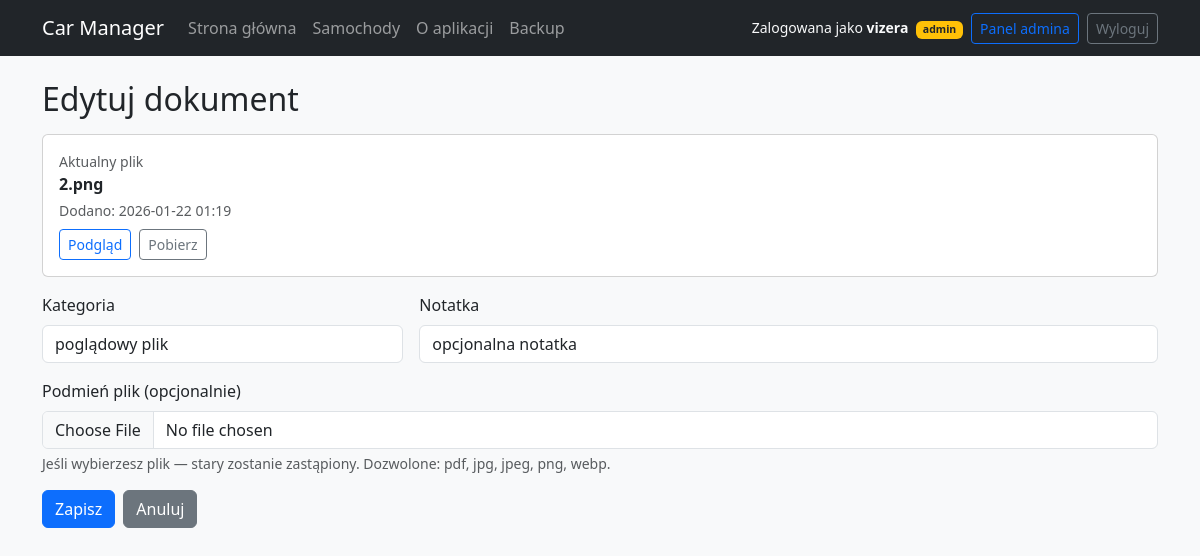
The app's page /documents/1/edit (signed in) with its own data.
### car_manager/models.py (models this page shows, shortened)
class User(db.Model, UserMixin):
    id = db.Column(db.Integer, primary_key=True)
    username = db.Column(db.String(64), unique=True, nullable=False, index=True)
    email = db.Column(db.String(255), unique=True, index=True, nullable=True)
    password_hash = db.Column(db.String(255), nullable=False)
    is_admin = db.Column(db.Boolean, default=False, nullable=False)
    is_active = db.Column(db.Boolean, default=True, nullable=False)
    created_at = db.Column(db.DateTime, default=datetime.utcnow, nullable=False)
    cars = db.relationship("Car", secondary=car_owners, back_populates="owners")

class Document(db.Model):
    id = db.Column(db.Integer, primary_key=True)
    car_id = db.Column(db.Integer, db.ForeignKey("car.id"), nullable=False, index=True)
    uploaded_at = db.Column(db.DateTime, default=datetime.utcnow, nullable=False)
    stored_name = db.Column(db.String(255), nullable=False)
    original_name = db.Column(db.String(255), nullable=False)
    category = db.Column(db.String(64))
    note = db.Column(db.String(255))
    car = db.relationship(
        "Car",
        backref=db.backref("documents", lazy="dynamic", cascade="all, delete-orphan"),
    )

### car_manager/routes_documents.py (the view, shortened to what this page needs)
    @app.route("/documents/<int:doc_id>/edit", methods=["GET", "POST"])
    def document_edit(doc_id):
        doc = Document.query.get_or_404(doc_id)
        return render_template("document_form.html", doc=doc)

### car_manager/models.py (called while the page is built)
@login_manager.user_loader
def load_user(user_id: str):
    try:
        return User.query.get(int(user_id))
    except Exception:
        return None

### templates/document_form.html (shortened to what this page needs)
{% extends "base.html" %}
{% block content %}
<h2 class="mb-3">Edytuj dokument</h2>
<div class="card p-3 mb-3">
  <div class="small text-muted">Aktualny plik</div>
  <div class="fw-semibold">{{ doc.original_name }}</div>
  <div class="small text-muted mt-1">
    Dodano: {{ doc.uploaded_at.strftime('%Y-%m-%d %H:%M') }}
  </div>
  <div class="mt-2 d-flex gap-2 flex-wrap">
    <a class="btn btn-sm btn-outline-primary" target="_blank"
       href="{{ url_for('document_view', doc_id=doc.id) }}">Podgląd</a>
    <a class="btn btn-sm btn-outline-secondary"
       href="{{ url_for('document_download', doc_id=doc.id) }}">Pobierz</a>
  </div>
</div>
<form method="post" enctype="multipart/form-data" class="row g-3">
  <div class="col-md-4">
    <label class="form-label">Kategoria</label>
    <input name="category" class="form-control" value="{{ doc.category or '' }}" placeholder="np. OC, Faktura">
  </div>
  <div class="col-md-8">
    <label class="form-label">Notatka</label>
    <input name="note" class="form-control" value="{{ doc.note or '' }}" placeholder="opcjonalnie">
  </div>
  <div class="col-12">
    <label class="form-label">Podmień plik (opcjonalnie)</label>
    <input type="file" name="file" class="form-control" accept=".pdf,image/*">
    <div class="form-text">Jeśli wybierzesz plik — stary zostanie zastąpiony. Dozwolone: pdf, jpg, jpeg, png, webp.</div>
  </div>
  <div class="col-12 d-flex gap-2">
    <button class="btn btn-primary">Zapisz</button>
    <a class="btn btn-secondary" href="{{ url_for('car_detail', car_id=doc.car_id) }}">Anuluj</a>
  </div>
</form>
{% endblock %}

### templates/base.html (shortened to what this page needs)
<!doctype html>
<html lang="pl">
<head>
  <link rel="stylesheet" href="https://cdn.jsdelivr.net/npm/bootstrap@5.3.3/dist/css/bootstrap.min.css">
</head>
<body class="bg-light">
  <nav class="navbar navbar-expand-lg navbar-dark bg-dark mb-4">
    <div class="container">
      <a class="navbar-brand" href="{{ url_for('dashboard') }}">Car Manager</a>
      <div class="collapse navbar-collapse" id="mainNav">
        <ul class="navbar-nav me-auto mb-2 mb-lg-0">
          <li class="nav-item">
            <a class="nav-link" href="{{ url_for('dashboard') }}">Strona główna</a>
          </li>
          <li class="nav-item">
            <a class="nav-link" href="{{ url_for('list_cars') }}">Samochody</a>
          </li>
          <li class="nav-item">
            <a class="nav-link" href="{{ url_for('about') }}">O aplikacji</a>
          </li>
          {% if current_user.is_authenticated and current_user.is_admin %}
          <li class="nav-item">
            <a class="nav-link" href="{{ url_for('backup_page') }}">Backup</a>
          </li>
          {% endif %}
        </ul>
        <div class="d-flex align-items-center gap-2">
          {% if current_user.is_authenticated %}
            <span class="text-light small">
              Zalogowana jako <b>{{ current_user.username }}</b>
              {% if current_user.is_admin %}
                <span class="badge bg-warning text-dark ms-1">admin</span>
              {% endif %}
            </span>
            {% if current_user.is_admin %}
              <a class="btn btn-sm btn-outline-primary" href="{{ url_for('admin_users') }}">
                Panel admina
              </a>
            {% endif %}
            <a class="btn btn-sm btn-outline-secondary" href="{{ url_for('logout') }}">
              Wyloguj
            </a>
          {% else %}
            <a class="btn btn-sm btn-primary" href="{{ url_for('login') }}">
              Zaloguj
            </a>
          {% endif %}
        </div>
      </div>
    </div>
  </nav>
  <main class="container">
    {% block content %}{% endblock %}
  </main>
</body>
</html>

### records on screen
User: username "vizera"
Document: original_name "2.png", uploaded_at "2026-01-22 01:19", category "poglądowy plik", note "opcjonalna notatka"
